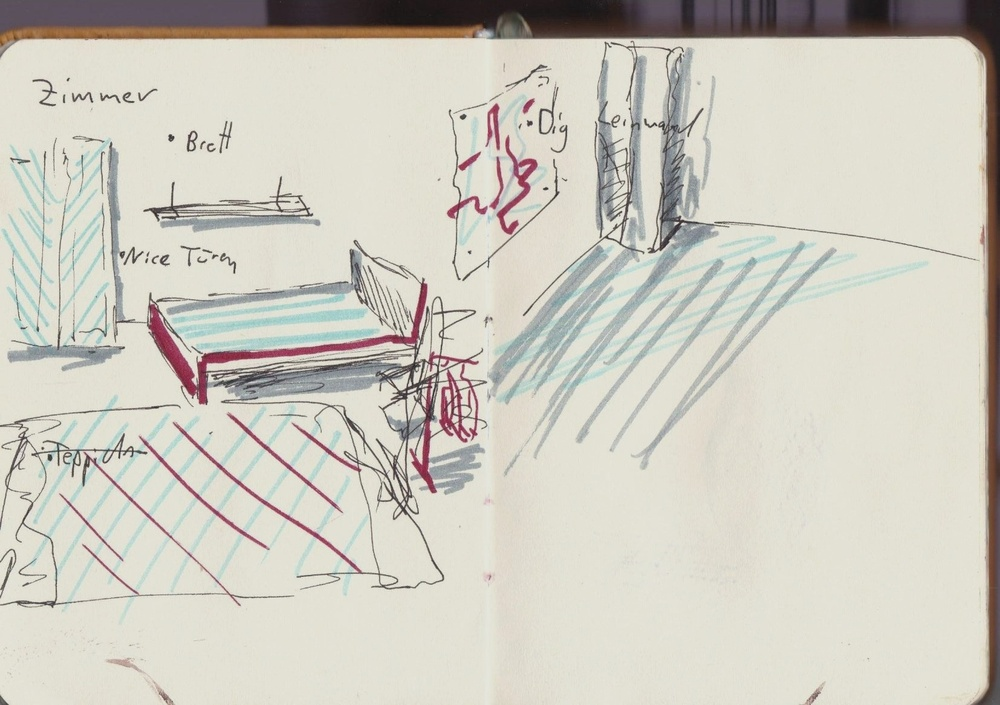
#> input picture public/images/notizen/gelb/10_gelb.jpg, 1000 x 705 px, shrunk from 1654 x 1166 before the run; its folder holds only this picture in this run
$ python correction.py
#> lines starting #> are read from the running program, lines starting #| are printed output that depends on the picture
#> in process_images_in_folder, image is the input picture: shape (705, 1000, 3); mean B, G, R 193.1, 203.6, 206.6
import cv2
import os
import numpy as np

def decrease_brightness(image, percent):
    # Convert the image to float
#> called with percent = 10
    img_float = image.astype(float)

    # Adjust brightness
    img_float *= 1 - percent / 100
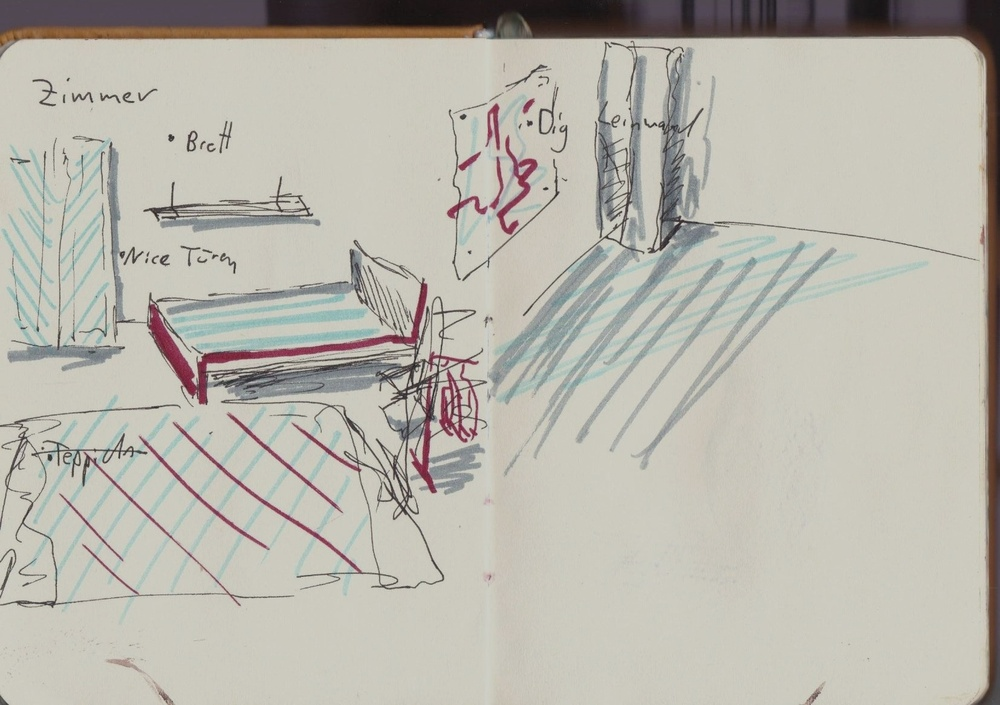
#> img_float: shape (705, 1000, 3) float64; mean B, G, R 173.8, 183.3, 185.9

    # Clip to ensure the pixel values stay within the valid range [0, 255]
    img_float = np.clip(img_float, 0, 255)

    # Convert back to uint8
    img_uint8 = np.uint8(img_float)

    return img_uint8

def process_images_in_folder(folder_path):
    # Loop through all files in the folder
    for filename in os.listdir(folder_path):
        # Check if the file is an image
        if filename.endswith(('.jpg', '.jpeg', '.png', '.bmp', '.tiff')):
            # Read the image
            image_path = os.path.join(folder_path, filename)
            image = cv2.imread(image_path)

            # Decrease brightness
            image_adjusted = decrease_brightness(image, percent=10)

            # Save the processed image
            output_path = os.path.join(folder_path, f"{filename}")
            cv2.imwrite(output_path, image_adjusted)
            print(f"Processed {filename} saved as {output_path}")

if __name__ == "__main__":
    folder_path = '.'  # Change this to your folder containing images
    process_images_in_folder(folder_path)
